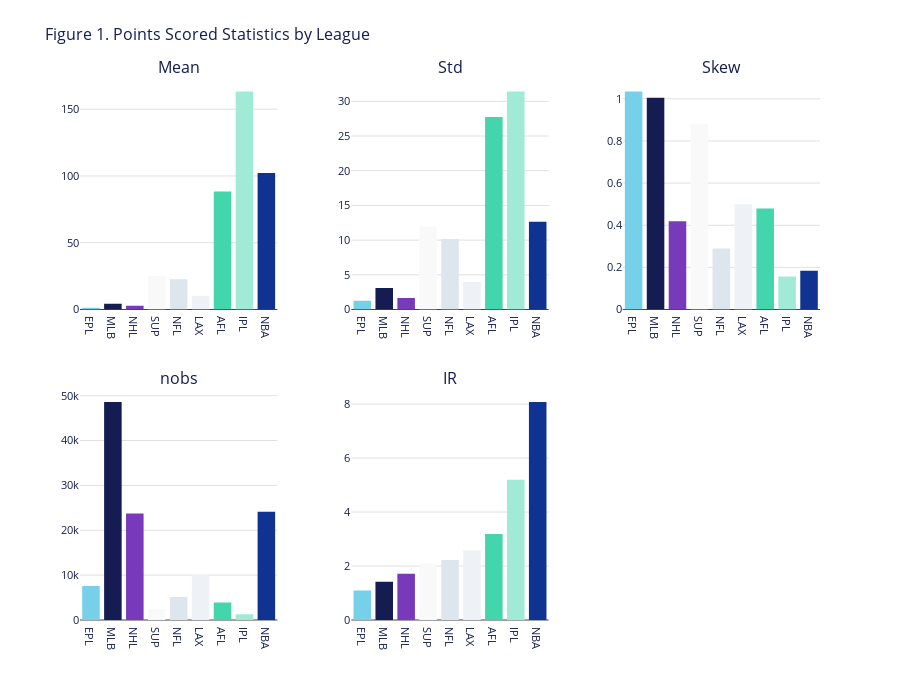

Write notebook code for a chart like this one.
### Code cell
# Create static seaborn catplot
grid = sns.catplot(point_stats.reset_index().melt(['LEAGUE']),
                   kind="bar",
                   x="LEAGUE",
                   y="value",
                   hue="LEAGUE",
                   col="variable",
                   col_wrap=3,
                   sharey=False)
grid.set_axis_labels("", "")
grid.set_titles("{col_name} (Points Scored)")

# Apply custom styling
style_catplot(grid, chart_colors)
plt.show()

# Create and display interactive Plotly version with same layout
fig = create_plotly_catplot(
    data=point_stats.reset_index().melt(['LEAGUE']),
    x_col="LEAGUE",
    y_col="value",
    hue_col="LEAGUE",
    col_col="variable",
    col_wrap=3,  # Same as seaborn version
    title="Figure 1. Points Scored Statistics by League",
    sharey=False
)

# Display interactive plot in notebook
fig.show()

# Export both HTML and JSON versions
export_plot(fig, "point_stats_catplot", "Points Scored Statistics")

### Figure 1 — Plotly figure (JSON) as saved in the notebook; plotly's stock layout.template omitted (floating-point values rounded to 4 significant figures)
{"data": [{"hovertemplate": "LEAGUE: EPL<br>LEAGUE: %{x}<br>value: %{y}<extra></extra>", "marker": {"color": "#75D0E8"}, "name": "EPL", "showlegend": true, "type": "bar", "x": ["EPL"], "xaxis": "x", "y": [1.375], "yaxis": "y"}, {"hovertemplate": "LEAGUE: MLB<br>LEAGUE: %{x}<br>value: %{y}<extra></extra>", "marker": {"color": "#141C52"}, "name": "MLB", "showlegend": true, "type": "bar", "x": ["MLB"], "xaxis": "x", "y": [4.388], "yaxis": "y"}, {"hovertemplate": "LEAGUE: NHL<br>LEAGUE: %{x}<br>value: %{y}<extra></extra>", "marker": {"color": "#783ABB"}, "name": "NHL", "showlegend": true, "type": "bar", "x": ["NHL"], "xaxis": "x", "y": [2.808], "yaxis": "y"}, {"hovertemplate": "LEAGUE: SUP<br>LEAGUE: %{x}<br>value: %{y}<extra></extra>", "marker": {"color": "#F9F9F9"}, "name": "SUP", "showlegend": true, "type": "bar", "x": ["SUP"], "xaxis": "x", "y": [25.1], "yaxis": "y"}, {"hovertemplate": "LEAGUE: NFL<br>LEAGUE: %{x}<br>value: %{y}<extra></extra>", "marker": {"color": "#DDE5ED"}, "name": "NFL", "showlegend": true, "type": "bar", "x": ["NFL"], "xaxis": "x", "y": [22.64], "yaxis": "y"}, {"hovertemplate": "LEAGUE: LAX<br>LEAGUE: %{x}<br>value: %{y}<extra></extra>", "marker": {"color": "#EEF2F6"}, "name": "LAX", "showlegend": true, "type": "bar", "x": ["LAX"], "xaxis": "x", "y": [10.26], "yaxis": "y"}, {"hovertemplate": "LEAGUE: AFL<br>LEAGUE: %{x}<br>value: %{y}<extra></extra>", "marker": {"color": "#43D6AC"}, "name": "AFL", "showlegend": true, "type": "bar", "x": ["AFL"], "xaxis": "x", "y": [88.3], "yaxis": "y"}, {"hovertemplate": "LEAGUE: IPL<br>LEAGUE: %{x}<br>value: %{y}<extra></extra>", "marker": {"color": "#A1EBD6"}, "name": "IPL", "showlegend": true, "type": "bar", "x": ["IPL"], "xaxis": "x", "y": [163.3], "yaxis": "y"}, {"hovertemplate": "LEAGUE: NBA<br>LEAGUE: %{x}<br>value: %{y}<extra></extra>", "marker": {"color": "#103392"}, "name": "NBA", "showlegend": true, "type": "bar", "x": ["NBA"], "xaxis": "x", "y": [102.2], "yaxis": "y"}, {"hovertemplate": "LEAGUE: EPL<br>LEAGUE: %{x}<br>value: %{y}<extra></extra>", "marker": {"color": "#75D0E8"}, "name": "EPL", "showlegend": false, "type": "bar", "x": ["EPL"], "xaxis": "x2", "y": [1.259], "yaxis": "y2"}, {"hovertemplate": "LEAGUE: MLB<br>LEAGUE: %{x}<br>value: %{y}<extra></extra>", "marker": {"color": "#141C52"}, "name": "MLB", "showlegend": false, "type": "bar", "x": ["MLB"], "xaxis": "x2", "y": [3.097], "yaxis": "y2"}, {"hovertemplate": "LEAGUE: NHL<br>LEAGUE: %{x}<br>value: %{y}<extra></extra>", "marker": {"color": "#783ABB"}, "name": "NHL", "showlegend": false, "type": "bar", "x": ["NHL"], "xaxis": "x2", "y": [1.64], "yaxis": "y2"}, {"hovertemplate": "LEAGUE: SUP<br>LEAGUE: %{x}<br>value: %{y}<extra></extra>", "marker": {"color": "#F9F9F9"}, "name": "SUP", "showlegend": false, "type": "bar", "x": ["SUP"], "xaxis": "x2", "y": [11.97], "yaxis": "y2"}, {"hovertemplate": "LEAGUE: NFL<br>LEAGUE: %{x}<br>value: %{y}<extra></extra>", "marker": {"color": "#DDE5ED"}, "name": "NFL", "showlegend": false, "type": "bar", "x": ["NFL"], "xaxis": "x2", "y": [10.18], "yaxis": "y2"}, {"hovertemplate": "LEAGUE: LAX<br>LEAGUE: %{x}<br>value: %{y}<extra></extra>", "marker": {"color": "#EEF2F6"}, "name": "LAX", "showlegend": false, "type": "bar", "x": ["LAX"], "xaxis": "x2", "y": [3.978], "yaxis": "y2"}, {"hovertemplate": "LEAGUE: AFL<br>LEAGUE: %{x}<br>value: %{y}<extra></extra>", "marker": {"color": "#43D6AC"}, "name": "AFL", "showlegend": false, "type": "bar", "x": ["AFL"], "xaxis": "x2", "y": [27.75], "yaxis": "y2"}, {"hovertemplate": "LEAGUE: IPL<br>LEAGUE: %{x}<br>value: %{y}<extra></extra>", "marker": {"color": "#A1EBD6"}, "name": "IPL", "showlegend": false, "type": "bar", "x": ["IPL"], "xaxis": "x2", "y": [31.42], "yaxis": "y2"}, {"hovertemplate": "LEAGUE: NBA<br>LEAGUE: %{x}<br>value: %{y}<extra></extra>", "marker": {"color": "#103392"}, "name": "NBA", "showlegend": false, "type": "bar", "x": ["NBA"], "xaxis": "x2", "y": [12.66], "yaxis": "y2"}, {"hovertemplate": "LEAGUE: EPL<br>LEAGUE: %{x}<br>value: %{y}<extra></extra>", "marker": {"color": "#75D0E8"}, "name": "EPL", "showlegend": false, "type": "bar", "x": ["EPL"], "xaxis": "x3", "y": [1.035], "yaxis": "y3"}, {"hovertemplate": "LEAGUE: MLB<br>LEAGUE: %{x}<br>value: %{y}<extra></extra>", "marker": {"color": "#141C52"}, "name": "MLB", "showlegend": false, "type": "bar", "x": ["MLB"], "xaxis": "x3", "y": [1.005], "yaxis": "y3"}, {"hovertemplate": "LEAGUE: NHL<br>LEAGUE: %{x}<br>value: %{y}<extra></extra>", "marker": {"color": "#783ABB"}, "name": "NHL", "showlegend": false, "type": "bar", "x": ["NHL"], "xaxis": "x3", "y": [0.419], "yaxis": "y3"}, {"hovertemplate": "LEAGUE: SUP<br>LEAGUE: %{x}<br>value: %{y}<extra></extra>", "marker": {"color": "#F9F9F9"}, "name": "SUP", "showlegend": false, "type": "bar", "x": ["SUP"], "xaxis": "x3", "y": [0.8817], "yaxis": "y3"}, {"hovertemplate": "LEAGUE: NFL<br>LEAGUE: %{x}<br>value: %{y}<extra></extra>", "marker": {"color": "#DDE5ED"}, "name": "NFL", "showlegend": false, "type": "bar", "x": ["NFL"], "xaxis": "x3", "y": [0.2894], "yaxis": "y3"}, {"hovertemplate": "LEAGUE: LAX<br>LEAGUE: %{x}<br>value: %{y}<extra></extra>", "marker": {"color": "#EEF2F6"}, "name": "LAX", "showlegend": false, "type": "bar", "x": ["LAX"], "xaxis": "x3", "y": [0.4992], "yaxis": "y3"}, {"hovertemplate": "LEAGUE: AFL<br>LEAGUE: %{x}<br>value: %{y}<extra></extra>", "marker": {"color": "#43D6AC"}, "name": "AFL", "showlegend": false, "type": "bar", "x": ["AFL"], "xaxis": "x3", "y": [0.4799], "yaxis": "y3"}, {"hovertemplate": "LEAGUE: IPL<br>LEAGUE: %{x}<br>value: %{y}<extra></extra>", "marker": {"color": "#A1EBD6"}, "name": "IPL", "showlegend": false, "type": "bar", "x": ["IPL"], "xaxis": "x3", "y": [0.1566], "yaxis": "y3"}, {"hovertemplate": "LEAGUE: NBA<br>LEAGUE: %{x}<br>value: %{y}<extra></extra>", "marker": {"color": "#103392"}, "name": "NBA", "showlegend": false, "type": "bar", "x": ["NBA"], "xaxis": "x3", "y": [0.1835], "yaxis": "y3"}, {"hovertemplate": "LEAGUE: EPL<br>LEAGUE: %{x}<br>value: %{y}<extra></extra>", "marker": {"color": "#75D0E8"}, "name": "EPL", "showlegend": false, "type": "bar", "x": ["EPL"], "xaxis": "x4", "y": [7600.0], "yaxis": "y4"}, {"hovertemplate": "LEAGUE: MLB<br>LEAGUE: %{x}<br>value: %{y}<extra></extra>", "marker": {"color": "#141C52"}, "name": "MLB", "showlegend": false, "type": "bar", "x": ["MLB"], "xaxis": "x4", "y": [48590.0], "yaxis": "y4"}, {"hovertemplate": "LEAGUE: NHL<br>LEAGUE: %{x}<br>value: %{y}<extra></extra>", "marker": {"color": "#783ABB"}, "name": "NHL", "showlegend": false, "type": "bar", "x": ["NHL"], "xaxis": "x4", "y": [23740.0], "yaxis": "y4"}, {"hovertemplate": "LEAGUE: SUP<br>LEAGUE: %{x}<br>value: %{y}<extra></extra>", "marker": {"color": "#F9F9F9"}, "name": "SUP", "showlegend": false, "type": "bar", "x": ["SUP"], "xaxis": "x4", "y": [2402.0], "yaxis": "y4"}, {"hovertemplate": "LEAGUE: NFL<br>LEAGUE: %{x}<br>value: %{y}<extra></extra>", "marker": {"color": "#DDE5ED"}, "name": "NFL", "showlegend": false, "type": "bar", "x": ["NFL"], "xaxis": "x4", "y": [5120.0], "yaxis": "y4"}, {"hovertemplate": "LEAGUE: LAX<br>LEAGUE: %{x}<br>value: %{y}<extra></extra>", "marker": {"color": "#EEF2F6"}, "name": "LAX", "showlegend": false, "type": "bar", "x": ["LAX"], "xaxis": "x4", "y": [10010.0], "yaxis": "y4"}, {"hovertemplate": "LEAGUE: AFL<br>LEAGUE: %{x}<br>value: %{y}<extra></extra>", "marker": {"color": "#43D6AC"}, "name": "AFL", "showlegend": false, "type": "bar", "x": ["AFL"], "xaxis": "x4", "y": [3892.0], "yaxis": "y4"}, {"hovertemplate": "LEAGUE: IPL<br>LEAGUE: %{x}<br>value: %{y}<extra></extra>", "marker": {"color": "#A1EBD6"}, "name": "IPL", "showlegend": false, "type": "bar", "x": ["IPL"], "xaxis": "x4", "y": [1274.0], "yaxis": "y4"}, {"hovertemplate": "LEAGUE: NBA<br>LEAGUE: %{x}<br>value: %{y}<extra></extra>", "marker": {"color": "#103392"}, "name": "NBA", "showlegend": false, "type": "bar", "x": ["NBA"], "xaxis": "x4", "y": [24120.0], "yaxis": "y4"}, {"hovertemplate": "LEAGUE: EPL<br>LEAGUE: %{x}<br>value: %{y}<extra></extra>", "marker": {"color": "#75D0E8"}, "name": "EPL", "showlegend": false, "type": "bar", "x": ["EPL"], "xaxis": "x5", "y": [1.092], "yaxis": "y5"}, {"hovertemplate": "LEAGUE: MLB<br>LEAGUE: %{x}<br>value: %{y}<extra></extra>", "marker": {"color": "#141C52"}, "name": "MLB", "showlegend": false, "type": "bar", "x": ["MLB"], "xaxis": "x5", "y": [1.417], "yaxis": "y5"}, {"hovertemplate": "LEAGUE: NHL<br>LEAGUE: %{x}<br>value: %{y}<extra></extra>", "marker": {"color": "#783ABB"}, "name": "NHL", "showlegend": false, "type": "bar", "x": ["NHL"], "xaxis": "x5", "y": [1.712], "yaxis": "y5"}, {"hovertemplate": "LEAGUE: SUP<br>LEAGUE: %{x}<br>value: %{y}<extra></extra>", "marker": {"color": "#F9F9F9"}, "name": "SUP", "showlegend": false, "type": "bar", "x": ["SUP"], "xaxis": "x5", "y": [2.096], "yaxis": "y5"}, {"hovertemplate": "LEAGUE: NFL<br>LEAGUE: %{x}<br>value: %{y}<extra></extra>", "marker": {"color": "#DDE5ED"}, "name": "NFL", "showlegend": false, "type": "bar", "x": ["NFL"], "xaxis": "x5", "y": [2.225], "yaxis": "y5"}, {"hovertemplate": "LEAGUE: LAX<br>LEAGUE: %{x}<br>value: %{y}<extra></extra>", "marker": {"color": "#EEF2F6"}, "name": "LAX", "showlegend": false, "type": "bar", "x": ["LAX"], "xaxis": "x5", "y": [2.58], "yaxis": "y5"}, {"hovertemplate": "LEAGUE: AFL<br>LEAGUE: %{x}<br>value: %{y}<extra></extra>", "marker": {"color": "#43D6AC"}, "name": "AFL", "showlegend": false, "type": "bar", "x": ["AFL"], "xaxis": "x5", "y": [3.182], "yaxis": "y5"}, {"hovertemplate": "LEAGUE: IPL<br>LEAGUE: %{x}<br>value: %{y}<extra></extra>", "marker": {"color": "#A1EBD6"}, "name": "IPL", "showlegend": false, "type": "bar", "x": ["IPL"], "xaxis": "x5", "y": [5.197], "yaxis": "y5"}, {"hovertemplate": "LEAGUE: NBA<br>LEAGUE: %{x}<br>value: %{y}<extra></extra>", "marker": {"color": "#103392"}, "name": "NBA", "showlegend": false, "type": "bar", "x": ["NBA"], "xaxis": "x5", "y": [8.078], "yaxis": "y5"}], "layout": {"annotations": [{"font": {"size": 16}, "showarrow": false, "text": "Mean", "x": 0.1333, "xanchor": "center", "xref": "paper", "y": 1, "yanchor": "bottom", "yref": "paper"}, {"font": {"size": 16}, "showarrow": false, "text": "Std", "x": 0.5, "xanchor": "center", "xref": "paper", "y": 1, "yanchor": "bottom", "yref": "paper"}, {"font": {"size": 16}, "showarrow": false, "text": "Skew", "x": 0.8667, "xanchor": "center", "xref": "paper", "y": 1, "yanchor": "bottom", "yref": "paper"}, {"font": {"size": 16}, "showarrow": false, "text": "nobs", "x": 0.1333, "xanchor": "center", "xref": "paper", "y": 0.425, "yanchor": "bottom", "yref": "paper"}, {"font": {"size": 16}, "showarrow": false, "text": "IR", "x": 0.5, "xanchor": "center", "xref": "paper", "y": 0.425, "yanchor": "bottom", "yref": "paper"}], "height": 700, "margin": {"b": 80, "l": 80, "r": 80, "t": 80}, "showlegend": false, "title": {"text": "Figure 1. Points Scored Statistics by League"}, "xaxis": {"anchor": "y", "domain": [0, 0.2667], "title": {"text": ""}}, "xaxis2": {"anchor": "y2", "domain": [0.3667, 0.6333], "title": {"text": ""}}, "xaxis3": {"anchor": "y3", "domain": [0.7333, 1], "title": {"text": ""}}, "xaxis4": {"anchor": "y4", "domain": [0, 0.2667], "title": {"text": ""}}, "xaxis5": {"anchor": "y5", "domain": [0.3667, 0.6333], "title": {"text": ""}}, "xaxis6": {"anchor": "y6", "domain": [0.7333, 1], "title": {"text": ""}}, "yaxis": {"anchor": "x", "domain": [0.575, 1], "title": {"text": ""}}, "yaxis2": {"anchor": "x2", "domain": [0.575, 1], "title": {"text": ""}}, "yaxis3": {"anchor": "x3", "domain": [0.575, 1], "title": {"text": ""}}, "yaxis4": {"anchor": "x4", "domain": [0, 0.425], "title": {"text": ""}}, "yaxis5": {"anchor": "x5", "domain": [0, 0.425], "title": {"text": ""}}, "yaxis6": {"anchor": "x6", "domain": [0, 0.425], "title": {"text": ""}}}}
